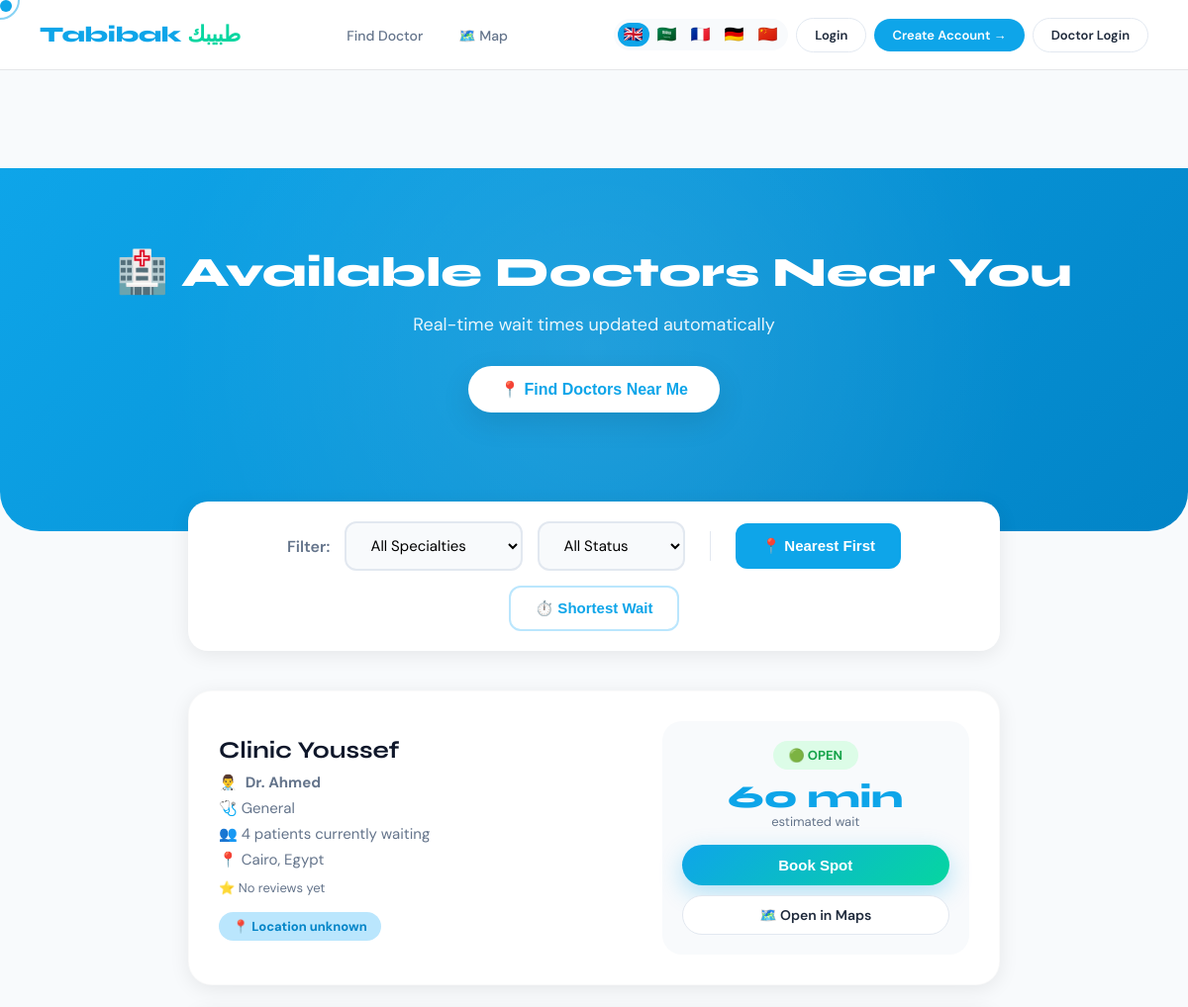
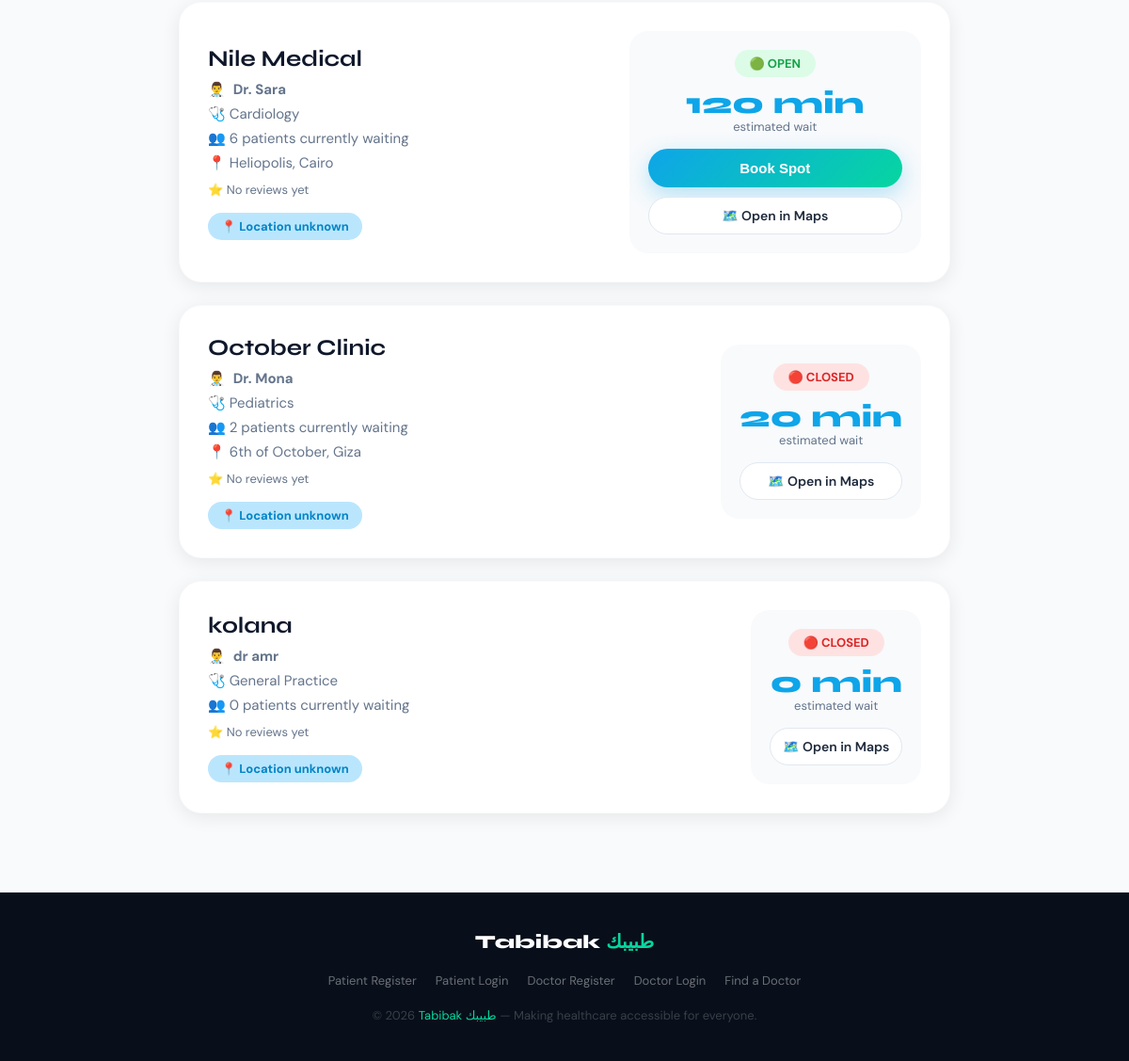
/clinics, run on the app's committed database (2 pictures, top to bottom).
### tables this page shows
CREATE TABLE clinics (
        id INTEGER PRIMARY KEY,
        name TEXT,
        doctor TEXT,
        specialty TEXT,
        patients_waiting INTEGER,
        minutes_per_patient INTEGER,
        is_open INTEGER
    , latitude REAL DEFAULT 0, longitude REAL DEFAULT 0, address TEXT DEFAULT '');

### backend/routes/public.py (the view)
@public_bp.route("/clinics")
def clinics():
    data = get_clinics()
    reviews = get_clinic_reviews_summary()
    return render_template("clinics.html", clinics=data, reviews=reviews)

### backend/data/database.py (called while the page is built)
def get_db():
    if Config.DB_ENGINE == "postgres":
        return _get_postgres_conn()
    return _get_sqlite_conn()

def _get_sqlite_conn():
    conn = sqlite3.connect(Config.DB_PATH)
    conn.row_factory = sqlite3.Row
    conn.execute("PRAGMA journal_mode=WAL")
    conn.execute("PRAGMA foreign_keys=ON")
    return conn

### backend/services/clinic.py (called while the page is built)
def get_clinics():
    conn = get_db()
    cursor = conn.cursor()
    cursor.execute("SELECT * FROM clinics")
    clinics = cursor.fetchall()
    conn.close()
    return clinics

def get_clinic_reviews_summary():
    conn = get_db()
    cursor = conn.cursor()
    cursor.execute("""
        SELECT clinic_id,
               ROUND(AVG(rating), 1) as avg_rating,
               COUNT(*) as review_count
        FROM reviews
        GROUP BY clinic_id
    """)
    data = cursor.fetchall()
    conn.close()
    reviews = {}
    for r in data:
        reviews[r["clinic_id"]] = {"avg": r["avg_rating"], "count": r["review_count"]}
    return reviews

### templates/clinics.html (shortened to what this page needs)
{% extends 'base.html' %}
{% block content %}
<div class="clinics-hero">
    <h1>🏥 Available Doctors Near You</h1>
    <p>Real-time wait times updated automatically</p>
    <button class="location-btn" onclick="getLocation()">
        📍 Find Doctors Near Me
    </button>
    <div class="location-status" id="locationStatus"></div>
</div>
<div class="container" style="max-width: 900px;">
    <div class="filter-bar">
        <span style="font-weight:600; color:var(--text-muted);">Filter:</span>
        <select id="specialtyFilter" class="filter-select" onchange="filterClinics()">
            <option value="all">All Specialties</option>
        </select>
        <select id="statusFilter" class="filter-select" onchange="filterClinics()">
            <option value="all">All Status</option>
        </select>
        <button class="sort-btn active" id="sortNearest" onclick="sortByNearest()">📍 Nearest First</button>
        <button class="sort-btn" id="sortWait" onclick="sortByWait()">⏱️ Shortest Wait</button>
    </div>
    <div class="clinics-container" id="clinicsContainer">
        {% for clinic in clinics %}
        <div class="clinic-card"
             data-id="{{ clinic[0] }}"
             data-specialty="{{ clinic[3] }}"
             data-status="{{ 'open' if clinic[6] == 1 else 'closed' }}"
             data-wait="{{ clinic[4] * clinic[5] }}"
             data-lat="{{ clinic[7] }}"
             data-lng="{{ clinic[8] }}"
             data-distance="999999">
            <div class="clinic-info">
                <h2>{{ clinic[1] }}</h2>
                <p>👨‍⚕️ <strong>{{ clinic[2] }}</strong></p>
                <p>🩺 {{ clinic[3] }}</p>
                <p>👥 {{ clinic[4] }} patients currently waiting</p>
                {% if clinic[9] %}
                    <p>📍 {{ clinic[9] }}</p>
                {% endif %}
                {% if reviews[clinic[0]] %}
                    <p style="color:#f59e0b; margin-top:10px;">
                        ⭐ {{ reviews[clinic[0]]['avg'] }}/5
                        <span style="color:var(--text-muted); font-size:13px; margin-left:4px;">({{ reviews[clinic[0]]['count'] }} reviews)</span>
                    </p>
                {% else %}
                    <p style="color:var(--text-muted); margin-top:10px; font-size:13px;">⭐ No reviews yet</p>
                {% endif %}
                <span class="distance-badge" id="dist-{{ clinic[0] }}">📍 Location unknown</span>
            </div>
            <div class="clinic-status">
                {% if clinic[6] == 1 %}
                    <div class="status-badge status-open">🟢 OPEN</div>
                {% else %}
                    <div class="status-badge status-closed">🔴 CLOSED</div>
                {% endif %}
                <div class="wait-time">{{ clinic[4] * clinic[5] }} min</div>
                <div class="wait-label">estimated wait</div>
                {% if clinic[6] == 1 %}
                    <button class="btn-primary book-btn" onclick="showConfirm({{ clinic[0] }}, '{{ clinic[1] }}', '{{ clinic[2] }}', {{ clinic[4] * clinic[5] }})">
                        Book Spot
                    </button>
                {% endif %}
                <a href="https://www.google.com/maps?q={{ clinic[7] }},{{ clinic[8] }}" target="_blank" class="map-btn">
                    🗺️ Open in Maps
                </a>
            </div>
        </div>
        {% endfor %}
    </div>
</div>
{% endblock %}

### static/style.css (style rules this page uses)
:root { --primary: #0ea5e9; --primary-dark: #0284c7; --primary-light: #bae6fd; --accent: #06d6a0; --accent2: #f72585; --dark: #0f172a; --dark2: #1e293b; --dark3: #334155; --light: #f8fafc; --text: #1e293b; --text-muted: #64748b; --white: #ffffff; --glass: rgba(255,255,255,0.08); --glass-border: rgba(255,255,255,0.15); --shadow: 0 25px 50px -12px rgba(0,0,0,0.25); --shadow-sm: 0 4px 20px rgba(0,0,0,0.08); --radius: 20px; --radius-sm: 12px; --transition: all 0.4s cubic-bezier(0.16, 1, 0.3, 1); }
* { margin: 0; padding: 0; box-sizing: border-box; }
html { scroll-behavior: smooth; }
body { font-family: 'DM Sans', sans-serif; color: var(--text); background: var(--light); overflow-x: hidden; min-height: 100vh; display: flex; flex-direction: column; }
.container { max-width: 1200px; margin: 0 auto; padding: 0 40px; }
.btn-primary { display: inline-flex; align-items: center; justify-content: center; gap: 8px; padding: 12px 28px; background: linear-gradient(135deg, var(--primary), var(--accent)); color: white; border-radius: 50px; font-size: 15px; font-weight: 600; text-decoration: none; transition: var(--transition); box-shadow: 0 8px 25px rgba(14,165,233,0.3); border: none; cursor: pointer; }

### data on the page
clinics: name "Clinic Youssef", doctor "Dr. Ahmed", specialty "General", patients_waiting "4", address "Cairo, Egypt", shows "⭐ No reviews yet", is_open "🟢 OPEN", clinic[4]*clinic[5] "60"
clinics: name "Nile Medical", doctor "Dr. Sara", specialty "Cardiology", patients_waiting "6", address "Heliopolis, Cairo", shows "⭐ No reviews yet", is_open "🟢 OPEN", clinic[4]*clinic[5] "120"
clinics: name "October Clinic", doctor "Dr. Mona", specialty "Pediatrics", patients_waiting "2", address "6th of October, Giza", shows "⭐ No reviews yet", is_open "🔴 CLOSED", clinic[4]*clinic[5] "20"
clinics: name "kolana", doctor "dr amr", specialty "General Practice", patients_waiting "0", shows "⭐ No reviews yet", is_open "🔴 CLOSED", clinic[4]*clinic[5] "0"
